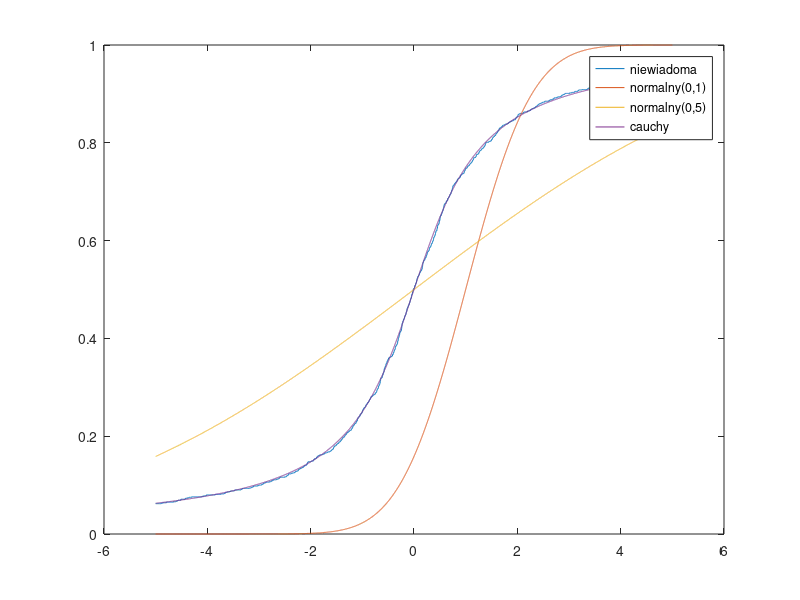

The MATLAB source for this figure:
%%
clc;
close all;
clear all;

format long; 
%% wczytywanie danych z pliku 
N=1000; % liczba próbek (maksymalnie 1000)
Xn = dlmread('ModelowanieLab4Data.txt');
%% Laboratorium 4 zadanie 2
k=1;
for x=-5:0.001:5
    sum = 0;
    for i=1:N
        if Xn(i) <= x
           sum = sum + 1; 
        end
    end
    F_N(1, k)=x;
    F_N(2, k)=sum/N;
    k=k+1;
end
%% rysowanie wykresów
plot(F_N(1, :), F_N(2, :))
hold on
% histogram(Xn);
pd = makedist('Normal', 'mu', 1, 'sigma', 1);
x=-5:.001:5;
p=cdf(pd, x);

plot(x,p)

pd2 = makedist('Normal', 'mu', 0, 'sigma', 5);
p2=cdf(pd2, x);

plot(x,p2)

x_0=0;
gamma=1;
Cauchy=[];
for x=-5:.001:5
   Cauchy(end+1)=(1/pi) * atan((x-x_0)/gamma) + 1/2; 
end

x=-5:.001:5;
plot(x,Cauchy)
legend('niewiadoma','normalny(0,1)','normalny(0,5)','cauchy');